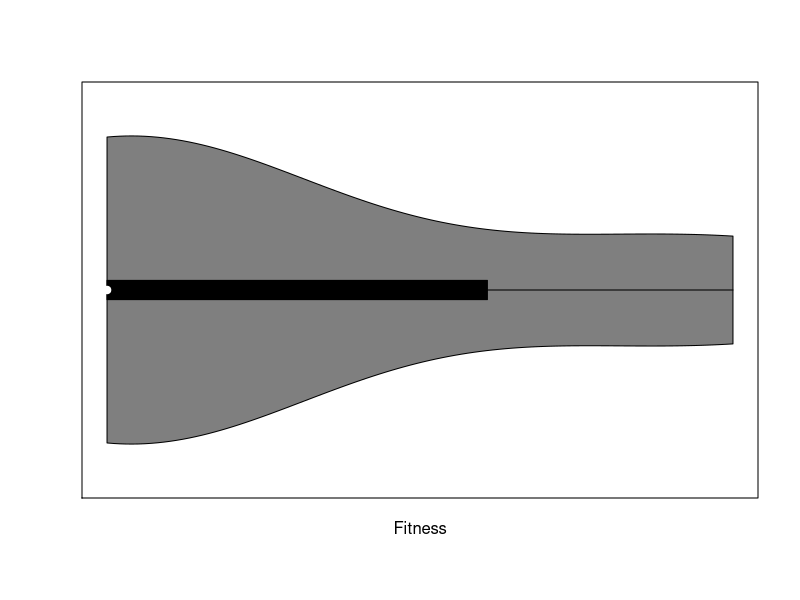
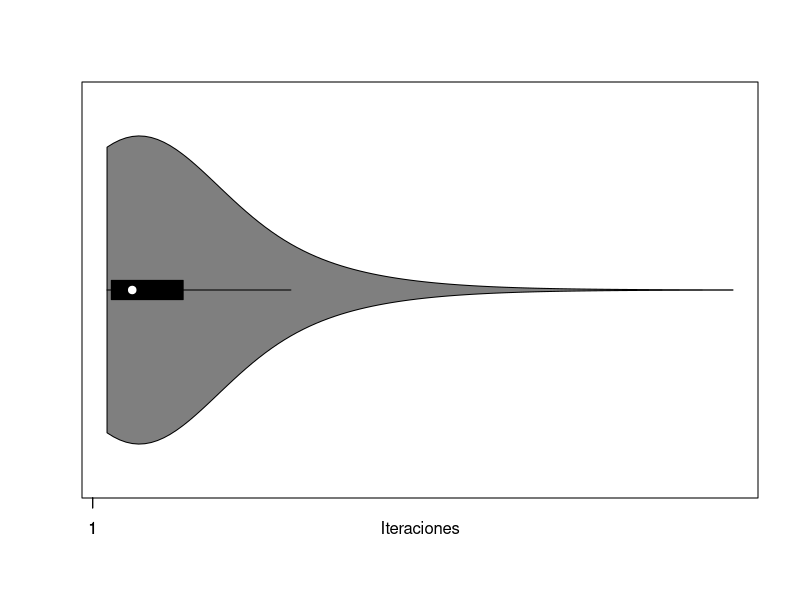
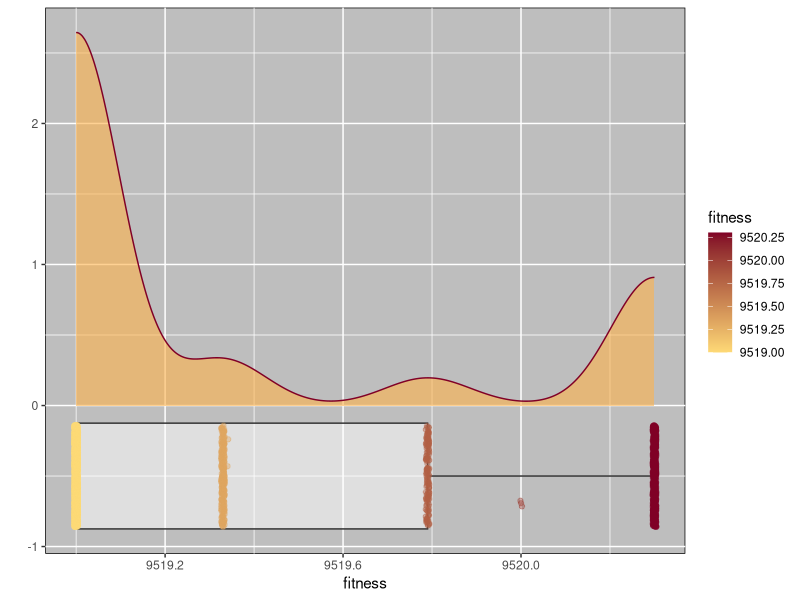
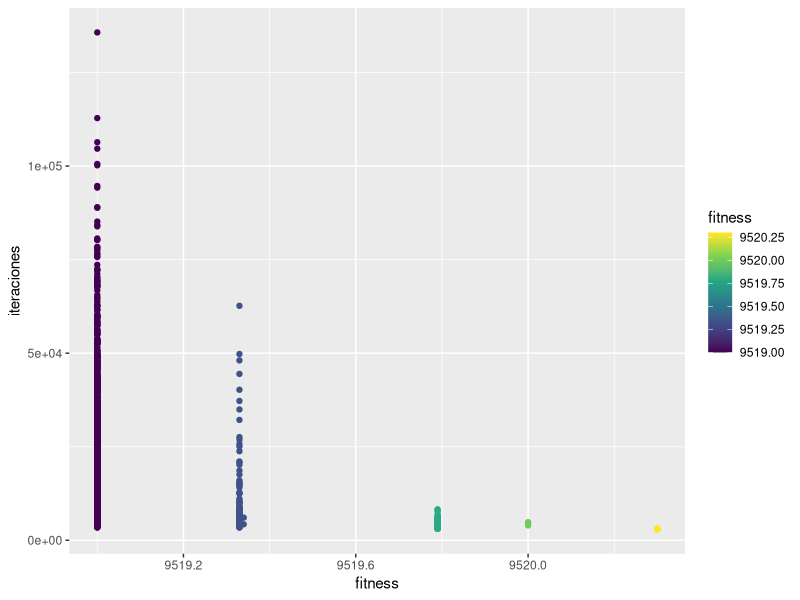

These charts were generated, in order, by the following R code:
 library(ggplot2)
library(vioplot)
library(corrplot)
data<-read.csv(file = 'valores_verif_RH0750158-final-3000.csv',header = FALSE)

m<-as.numeric(data$V1[1])
pTresh<-as.numeric(data$V2[1])
pr<-as.numeric(data$V3[1])

datos<-as.data.frame(data)
names(datos) = c("m","p_tresh","pr","seed","iteraciones","fitness")
# Graficos Violin Fitness vs Iteraciones
#par(mfrow = c(1, 2))
GrafViolin<-function(val2,title){
  vioplot(datos$fitness~val2,col=2:length(levels(data$m)),xlab=title,ylab="Fitness")
  stripchart(datos$fitness~val2,vertical=TRUE,method="jitter",pch=19,add=TRUE,col=3:8)
  vioplot(datos$iteraciones~val2,col=2:length(levels(data$m)),xlab="M",ylab="Iteraciones")
  stripchart(datos$iteraciones~val2,vertical=TRUE,method="jitter",pch=19,add=TRUE,col=3:8)
}


vioplot(datos$fitness,horizontal=TRUE,xlab="Fitness",ylab="")
vioplot(datos$iteraciones,horizontal=TRUE,xlab="Iteraciones",ylab="")

library(viridis)
library(viridisLite)
ggplot(datos, aes(x = fitness, y = -0.5)) +
  
  # horizontal boxplots & density plots
  geom_boxplot(aes(fill = fitness) ,alpha = 0.5) +
  geom_density(aes(x = fitness), inherit.aes = FALSE,fill="#feb24c",alpha=0.6,col="#800026") +
  geom_jitter(aes(x=fitness,col=fitness),height=0.36,alpha=0.4)+
  # vertical lines at Q1 / Q2 / Q3
  #stat_boxplot(geom = "vline", aes(xintercept = ..xlower..)) +
  #stat_boxplot(geom = "vline", aes(xintercept = ..xmiddle..)) +
  #stat_boxplot(geom = "vline", aes(xintercept = ..xupper..)) +
  
  #facet_grid(fitness ~ .) +
  ylab("")+
  scale_colour_gradient(low="#fed976",high="#800026")+theme(
    panel.background = element_rect(fill = "gray",
                                    colour = "black",
                                    size = 0.5, linetype = "solid")
  )

ggplot(datos, aes(x = fitness, y = iteraciones)) +
  #geom_boxplot(aes(fill = fitness), alpha = 0.5) +
  #geom_density(aes(x = fitness), inherit.aes = FALSE) +
  geom_point(aes(col=fitness))+
  scale_colour_viridis_c()
# Graficos M
#GrafViolin(datos$m,"M")
# Graficos P Tresh
#GrafViolin(datos$p_tresh,"P_Tresh")
# Graficos PR
#GrafViolin(datos$pr,"Pr")

TablaCombFit<-function(mval,ptreshval,prval){
  datostemp<-datos[which(datos$m==mval & datos$p_tresh==ptreshval & datos$pr==prval),]
  combtemp<-table(datostemp$fitness)/3000
  #if(combtemp[1]>0.85){
    print(paste("Combinacion:  m=",as.character(mval),"  pTresh=",as.character(ptreshval)," pr=",as.character(prval)))
    print(combtemp)
    print("")
    #print(datostemp$seed)
  #}
}
PromIter<-function(mval,ptreshval,prval){
  #datostemp<-datos[which(datos$m==mval & datos$p_tresh==ptreshval & datos$pr==prval),]
  iters<-mean(datos$iteraciones)
  print(iters)
}
print("Para Fitness")
mV=c(m)
pTreshV=c(pTresh)
prV=c(pr)
for(mValue in mV){
  for(pTreshValue in pTreshV){
    for(prValue in prV){
      TablaCombFit(mValue,pTreshValue,prValue)
    }
  }
}

subdata1<-datos[which(datos$m==m & datos$p_tresh==pTresh & datos$pr==pr),]

print("Calculo Varianza")
print(var(subdata1$fitness))

print("Calculo Desviacion Estandar")
pca<-prcomp(subdata1[6],scale=FALSE)     
print(pca$sdev)
print("")


print("Para Iter")
mV=c(m)
pTreshV=c(pTresh)
prV=c(pr)
for(mValue in mV){
  for(pTreshValue in pTreshV){
    for(prValue in prV){
      PromIter(mValue,pTreshValue,prValue)
    }
  }
}
print("Calculo Varianza")
print(var(subdata1$iteraciones))

print("Calculo Desviacion Estandar")
pca<-prcomp(subdata1[5],scale=FALSE)     
print(pca$sdev)
print("")
